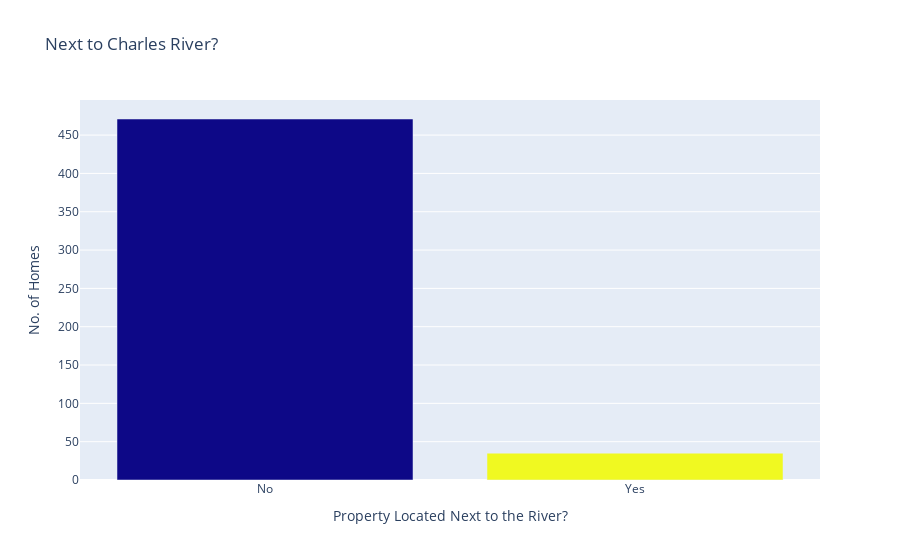

Notebook code cell kept with this figure:
### Code cell
px.bar(x=['No','Yes'],y=chas.values,color=chas.index,title="Next to Charles River?",labels={'x':"Property Located Next to the River?",'y':'No. of Homes'}).update_layout(coloraxis_showscale=False)

### Figure 1 — Plotly figure (JSON) as saved in the notebook; plotly's stock layout.template omitted (floating-point values rounded to 4 significant figures)
{"data": [{"alignmentgroup": "True", "hovertemplate": "Property Located Next to the River?=%{x}<br>No. of Homes=%{y}<br>color=%{marker.color}<extra></extra>", "legendgroup": "", "marker": {"color": [0, 1], "coloraxis": "coloraxis", "pattern": {"shape": ""}}, "name": "", "offsetgroup": "", "orientation": "v", "showlegend": false, "textposition": "auto", "type": "bar", "x": ["No", "Yes"], "xaxis": "x", "y": [471, 35], "yaxis": "y"}], "layout": {"barmode": "relative", "coloraxis": {"colorbar": {"title": {"text": "color"}}, "colorscale": [[0, "#0d0887"], [0.1111, "#46039f"], [0.2222, "#7201a8"], [0.3333, "#9c179e"], [0.4444, "#bd3786"], [0.5556, "#d8576b"], [0.6667, "#ed7953"], [0.7778, "#fb9f3a"], [0.8889, "#fdca26"], [1, "#f0f921"]], "showscale": false}, "legend": {"tracegroupgap": 0}, "title": {"text": "Next to Charles River?"}, "xaxis": {"anchor": "y", "domain": [0, 1], "title": {"text": "Property Located Next to the River?"}}, "yaxis": {"anchor": "x", "domain": [0, 1], "title": {"text": "No. of Homes"}}}}
